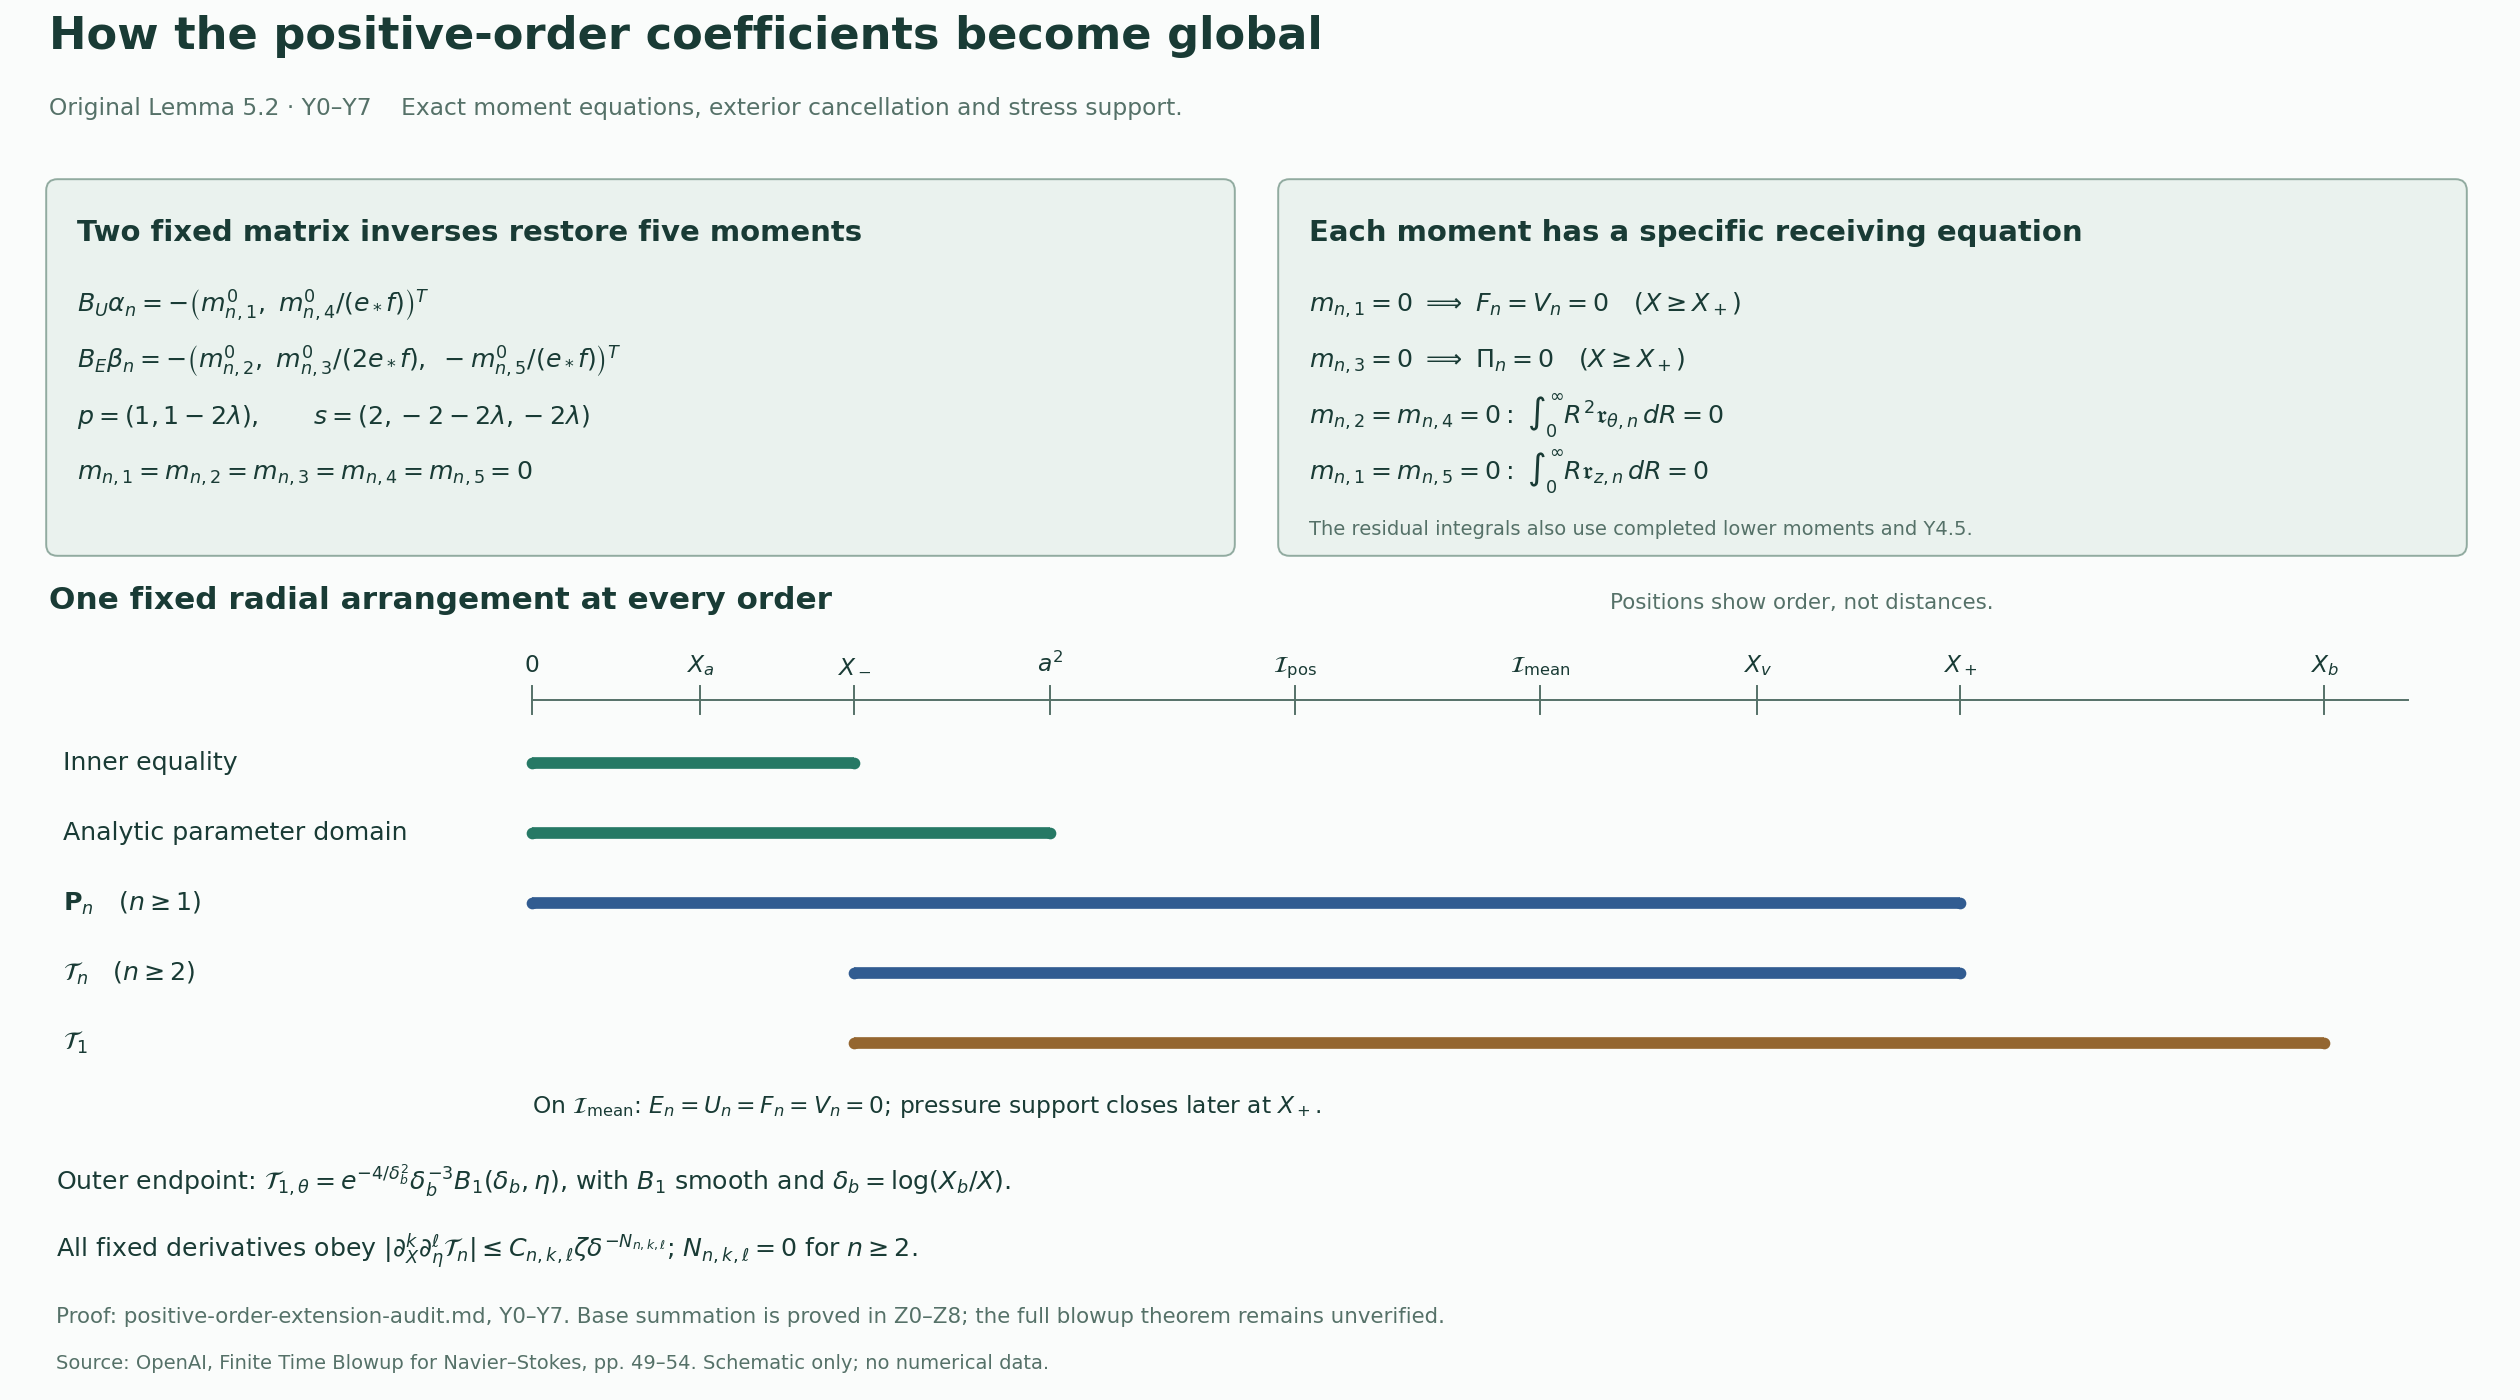

This chart was generated by the following Python code:
"""Reproducible exact support and moment schematic for Y0–Y7."""
from pathlib import Path
import matplotlib
matplotlib.use('Agg')
import matplotlib.pyplot as plt
from matplotlib.patches import FancyBboxPatch
plt.rcParams.update({'font.family':'DejaVu Sans','mathtext.fontset':'dejavusans'})
out=Path(__file__).resolve().parent
fig=plt.figure(figsize=(18,10),facecolor='#fafcfb');ax=fig.add_axes([0,0,1,1]);ax.set_xlim(0,18);ax.set_ylim(0,10);ax.axis('off')
ink='#193b35';muted='#557168';green='#267965';blue='#315c91'
ax.text(.35,9.65,'How the positive-order coefficients become global',fontsize=23,color=ink,weight='bold')
ax.text(.35,9.18,'Original Lemma 5.2 · Y0–Y7    Exact moment equations, exterior cancellation and stress support.',fontsize=12,color=muted)
def box(x,y,w,h,title,lines,face='#eaf2ee'):
 ax.add_patch(FancyBboxPatch((x,y),w,h,boxstyle='round,pad=0.02,rounding_size=.08',facecolor=face,edgecolor='#91aba0'))
 ax.text(x+.2,y+h-.42,title,fontsize=15,color=ink,weight='bold')
 for j,s in enumerate(lines):ax.text(x+.2,y+h-.93-j*.40,s,fontsize=13,color=ink)
box(.35,6.05,8.45,2.65,'Two fixed matrix inverses restore five moments',[
 r'$B_U\alpha_n=-\left(m^0_{n,1},\ m^0_{n,4}/(e_*f)\right)^T$',
 r'$B_E\beta_n=-\left(m^0_{n,2},\ m^0_{n,3}/(2e_*f),\ -m^0_{n,5}/(e_*f)\right)^T$',
 r'$p=(1,1-2\lambda),\qquad s=(2,-2-2\lambda,-2\lambda)$',
 r'$m_{n,1}=m_{n,2}=m_{n,3}=m_{n,4}=m_{n,5}=0$'])
box(9.15,6.05,8.45,2.65,'Each moment has a specific receiving equation',[
 r'$m_{n,1}=0\ \Longrightarrow\ F_n=V_n=0\quad(X\geq X_+)$',
 r'$m_{n,3}=0\ \Longrightarrow\ \Pi_n=0\quad(X\geq X_+)$',
 r'$m_{n,2}=m_{n,4}=0:\ \int_0^\infty R^2\mathfrak{r}_{\theta,n}\,dR=0$',
 r'$m_{n,1}=m_{n,5}=0:\ \int_0^\infty R\mathfrak{r}_{z,n}\,dR=0$'])
ax.text(9.35,6.18,'The residual integrals also use completed lower moments and Y4.5.',fontsize=10,color=muted)
ax.text(.35,5.65,'One fixed radial arrangement at every order',fontsize=16,color=ink,weight='bold')
ax.text(11.5,5.65,'Positions show order, not distances.',fontsize=11,color=muted)
xs=[3.8,5.0,6.1,7.5,9.25,11.0,12.55,14.0,16.6]
labels=[r'$0$',r'$X_a$',r'$X_-$',r'$a^2$',r'$\mathcal{I}_{\rm pos}$',r'$\mathcal{I}_{\rm mean}$',r'$X_v$',r'$X_+$',r'$X_b$']
ax.plot([xs[0],17.2],[5.0,5.0],color=muted,lw=1)
for x,lab in zip(xs,labels):
 ax.plot([x,x],[4.9,5.1],color=muted,lw=1);ax.text(x,5.20,lab,ha='center',fontsize=12,color=ink)
for title,y,left,right,col in [
 ('Inner equality',4.55,xs[0],xs[2],green),
 ('Analytic parameter domain',4.05,xs[0],xs[3],green),
 (r'$\mathbf{P}_n\quad(n\geq1)$',3.55,xs[0],xs[7],blue),
 (r'$\mathcal{T}_n\quad(n\geq2)$',3.05,xs[2],xs[7],blue),
 (r'$\mathcal{T}_1$',2.55,xs[2],xs[8],'#946630')]:
 ax.text(.45,y,title,va='center',fontsize=13,color=ink)
 ax.plot([left,right],[y,y],lw=6,color=col,solid_capstyle='butt')
 ax.scatter([left,right],[y,y],s=25,color=col,zorder=3)
ax.text(3.8,2.05,r'On $\mathcal{I}_{\rm mean}$: $E_n=U_n=F_n=V_n=0$; pressure support closes later at $X_+$.',fontsize=12,color=ink)
ax.text(.4,1.50,r'Outer endpoint: $\mathcal{T}_{1,\theta}=e^{-4/\delta_b^2}\delta_b^{-3}B_1(\delta_b,\eta)$, with $B_1$ smooth and $\delta_b=\log(X_b/X)$.',fontsize=13,color=ink)
ax.text(.4,1.02,r'All fixed derivatives obey $|\partial_X^k\partial_\eta^\ell\mathcal{T}_n|\leq C_{n,k,\ell}\zeta\delta^{-N_{n,k,\ell}}$; $N_{n,k,\ell}=0$ for $n\geq2$.',fontsize=13,color=ink)
ax.text(.4,.55,'Proof: positive-order-extension-audit.md, Y0–Y7. Base summation is proved in Z0–Z8; the full blowup theorem remains unverified.',fontsize=11,color=muted)
ax.text(.4,.22,'Source: OpenAI, Finite Time Blowup for Navier–Stokes, pp. 49–54. Schematic only; no numerical data.',fontsize=10,color=muted)
fig.savefig(out/'positive-order-extension.png',dpi=140,facecolor=fig.get_facecolor())
fig.savefig(out/'positive-order-extension.svg',facecolor=fig.get_facecolor())
plt.close(fig)
